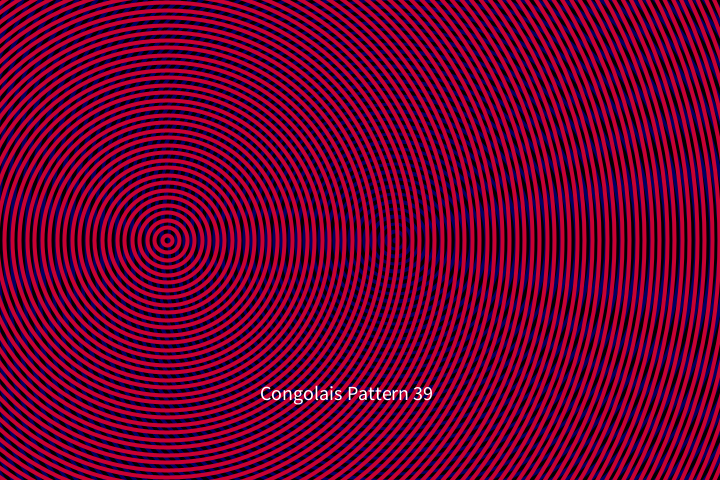
Frame 1 (no input)
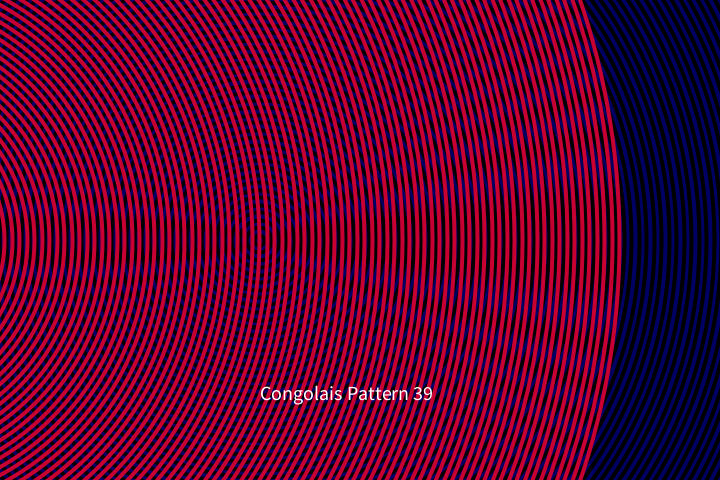
Frame 60 (the mouse pressed at the canvas centre just before this capture)
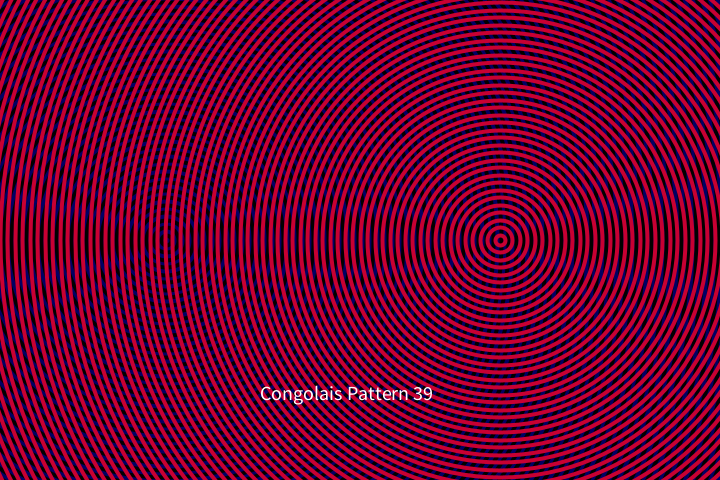
Frame 120 (the mouse held since frame 60 and released just before this capture)

The Processing sketch that drew these frames (run headless with seeded random() and noise(); from frame 60 on, the mouse is pressed at the canvas centre):

// Processing sketch: pattern39
// ── pattern39.pde
void setup()
{
  size(720,480);
}

void draw()
{
  if (frameCount % 12 < 6)
  {
  background(0,0,100);
  }
  else
  {
    background(0);
  }
  stroke(0,0,0);
  tile(int(sin(frameCount*(1/10.0))*width/2+width/2), height/2);
  stroke(200,0,50);
  tile(int(sin(frameCount*(1/15.0))*width/2+width/5), height/2);
  
  fill(255);
  textSize(20);
  text("Congolais Pattern 39",260, 400);
}

void tile(int xpos, int ypos)
{
  noFill();
  strokeWeight(4);
  int step = 10;
  while(step < 1500)
  {
  
  circle(xpos, ypos,step);
  step = step +15;
  }
}
